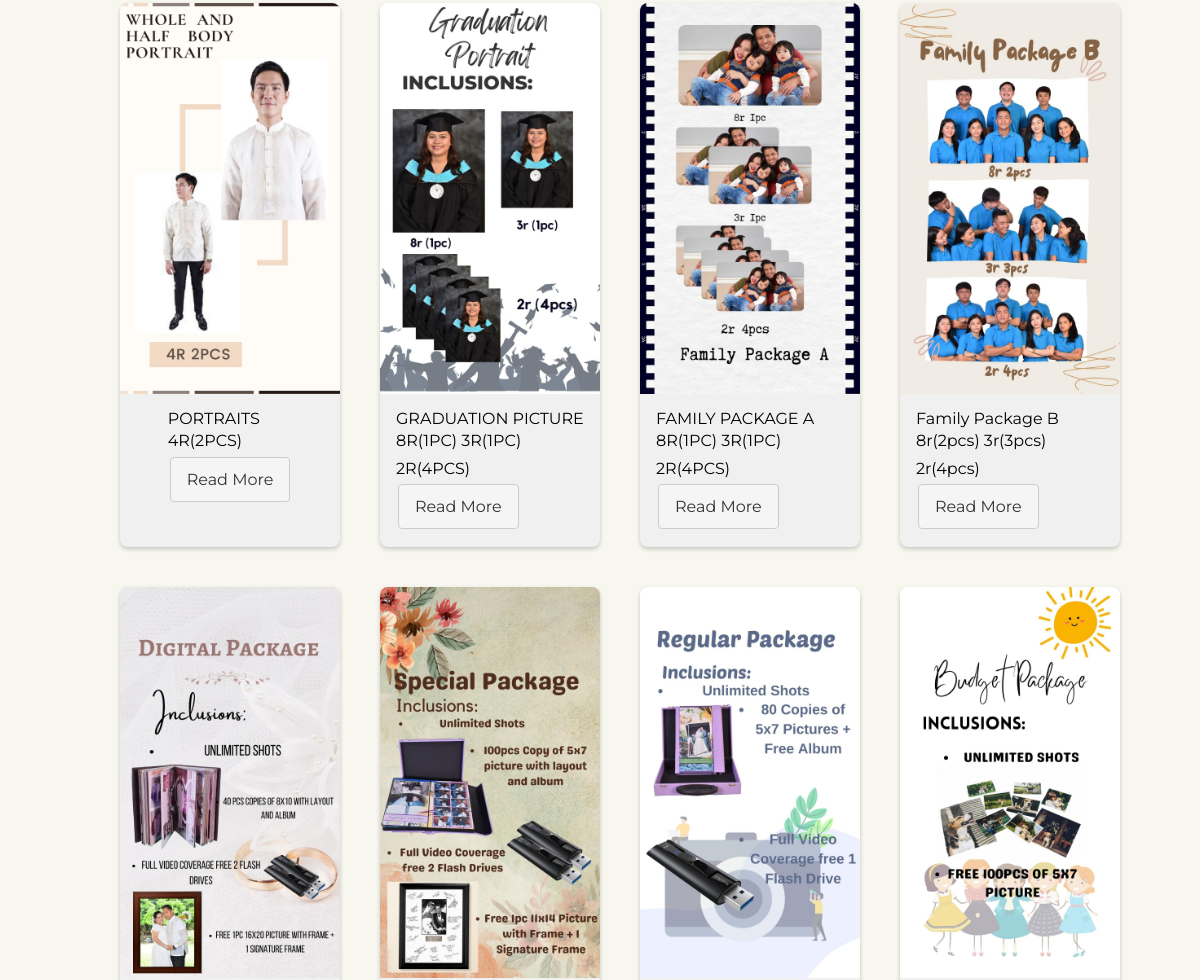
Page /user/user.php (signed in, middle part) on the earlier database version.
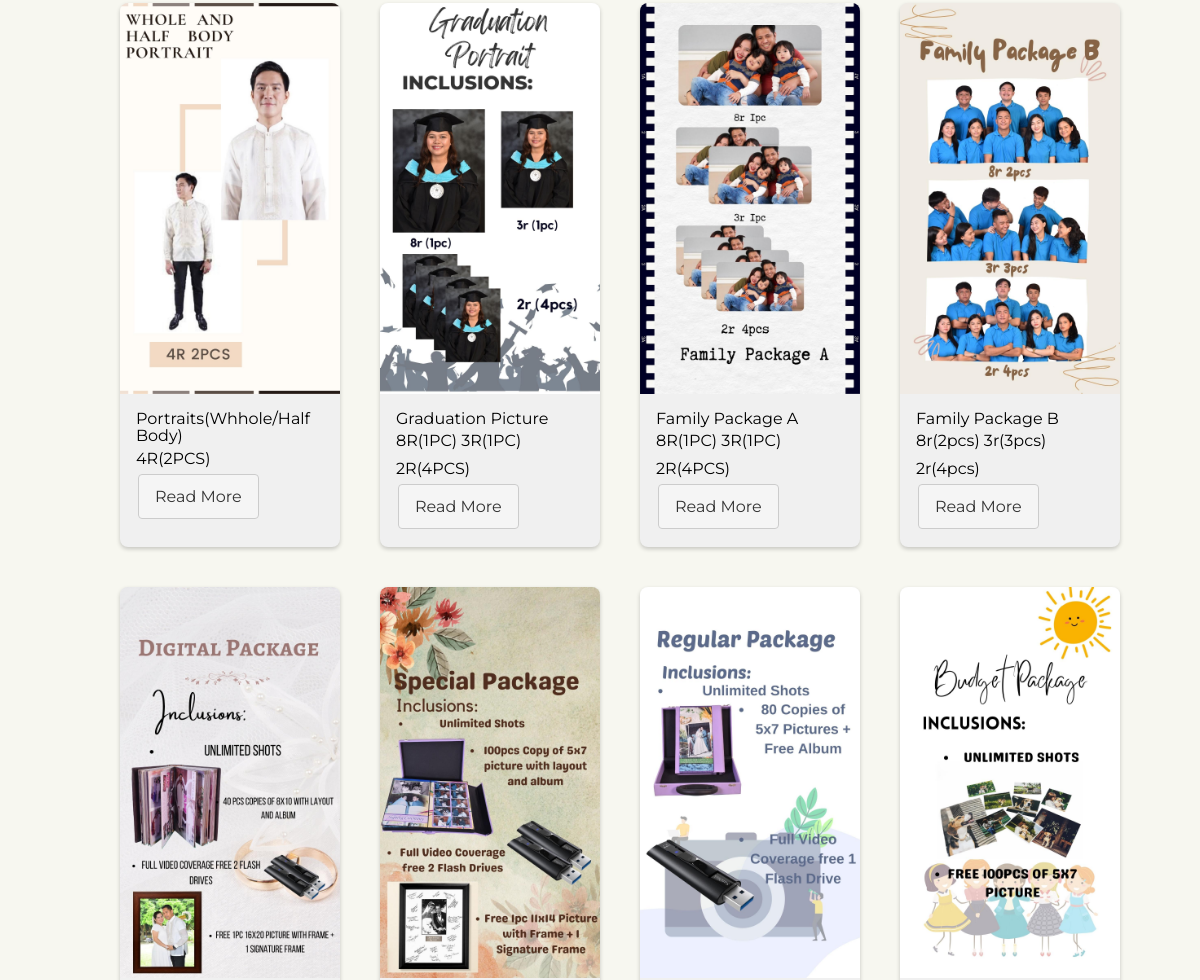
Same page on the later database version.
### tables this page shows
CREATE TABLE IF NOT EXISTS `services` (
  `service_id` int NOT NULL AUTO_INCREMENT,
  `service_name` varchar(250) NOT NULL,
  `service_image` varchar(255) NOT NULL,
  `service_description` varchar(500) NOT NULL,
  `service_type` varchar(200) NOT NULL,
  `service_price` int DEFAULT NULL,
  `service_date_added` datetime NOT NULL DEFAULT CURRENT_TIMESTAMP,
  `archived_flag` int NOT NULL DEFAULT '1',
  PRIMARY KEY (`service_id`)
);

### user/user.php (the view, shortened to what this page needs)
<?php require_once('session.php');
 include 'calendarSubmit.php'; ?>
<DOCTYPE html>
<html lang="en">
<head>
    <link rel="stylesheet" href="https://unicons.iconscout.com/release/v4.0.0/css/line.css">
    <link rel="stylesheet" href="https://cdn.jsdelivr.net/npm/swiper@11/swiper-bundle.min.css" />
    <link rel="stylesheet" href="../assets/css/personalinfo.css"/>
    <link rel="stylesheet" href="../assets/js/calendar.global.min.js" />
    <link rel="stylesheet" href="../assets/global/css/table.css">
    <link rel="stylesheet" href="../assets/global/css/global.css">
    <link rel="stylesheet" href="../assets/css/style.css">
    <link rel="stylesheet" href="../assets/css/login.css">
</head>
<body>
                <?php
                $sql = mysqli_query($connection, "SELECT * FROM services WHERE archived_flag = 1") or die(mysqli_error($connection));
                ?>
                <div class="card__container justify-content-left">
                    <?php
                   while ($row = mysqli_fetch_array($sql)) {
                    ?>
                        <div class="card__index">
                            <img src="../assets/global/services_images/<?php echo $row['service_image']; ?>" alt="">
                            <div class="card__content p-3">
                                <h3><?php echo $row['service_name']; ?></h3>
                                <p><?php echo $row['service_description']; ?></p>
                                <a href="" class="Btn">Read More</a>
                            </div>
                        </div>
                    <?php } ?>
                </div>
</body>
</html>

Differences in the rows shown:
changed services "4R(2PCS)": service_name "PORTRAITS" → "Portraits(Whhole/Half Body)"
changed services: service_name "GRADUATION PICTURE" → "Graduation Picture"
changed services: service_name "FAMILY PACKAGE A" → "Family Package A"
